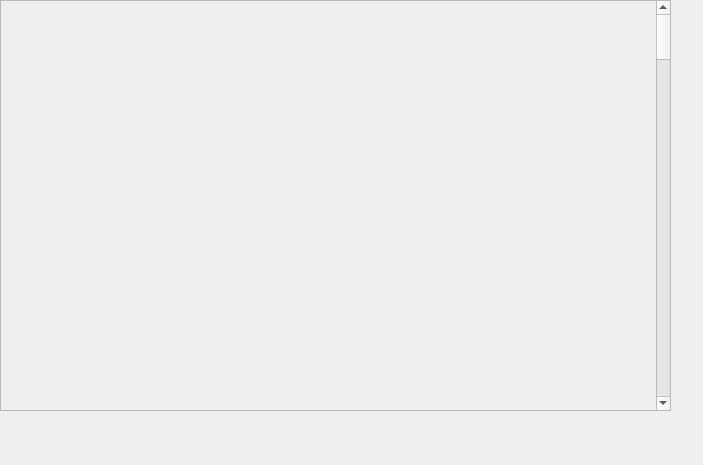
<?xml version="1.0" encoding="UTF-8"?>
<ui version="4.0">
 <class>Form</class>
 <widget class="QWidget" name="Form">
  <property name="geometry">
   <rect>
    <x>0</x>
    <y>0</y>
    <width>703</width>
    <height>465</height>
   </rect>
  </property>
  <property name="windowTitle">
   <string>Form</string>
  </property>
  <widget class="QScrollArea" name="scrollArea_2">
   <property name="geometry">
    <rect>
     <x>0</x>
     <y>0</y>
     <width>671</width>
     <height>411</height>
    </rect>
   </property>
   <property name="styleSheet">
    <string notr="true"/>
   </property>
   <property name="widgetResizable">
    <bool>true</bool>
   </property>
   <widget class="QWidget" name="scrollAreaWidgetContents_2">
    <property name="geometry">
     <rect>
      <x>0</x>
      <y>0</y>
      <width>651</width>
      <height>3500</height>
     </rect>
    </property>
    <property name="minimumSize">
     <size>
      <width>0</width>
      <height>3500</height>
     </size>
    </property>
    <property name="maximumSize">
     <size>
      <width>16777215</width>
      <height>16777215</height>
     </size>
    </property>
    <widget class="QWidget" name="verticalLayoutWidget_3">
     <property name="geometry">
      <rect>
       <x>0</x>
       <y>0</y>
       <width>661</width>
       <height>3500</height>
      </rect>
     </property>
     <layout class="QVBoxLayout" name="verticalLayout_3">
      <property name="spacing">
       <number>6</number>
      </property>
      <item>
       <widget class="caInclude" name="cainclude_17">
        <property name="minimumSize">
         <size>
          <width>0</width>
          <height>0</height>
         </size>
        </property>
        <property name="macro">
         <string notr="true">SYS=$(SYS),DEVICE=$(DEVICE),ID=0</string>
        </property>
        <property name="filename" stdset="0">
         <string notr="true">G_EVR_pulser_vert.ui</string>
        </property>
       </widget>
      </item>
      <item>
       <widget class="caInclude" name="cainclude_18">
        <property name="macro">
         <string notr="true">SYS=$(SYS),DEVICE=$(DEVICE),ID=1</string>
        </property>
        <property name="filename" stdset="0">
         <string notr="true">G_EVR_pulser_vert.ui</string>
        </property>
       </widget>
      </item>
      <item>
       <widget class="caInclude" name="cainclude_19">
        <property name="macro">
         <string notr="true">SYS=$(SYS),DEVICE=$(DEVICE),ID=2</string>
        </property>
        <property name="filename" stdset="0">
         <string notr="true">G_EVR_pulser_vert.ui</string>
        </property>
       </widget>
      </item>
      <item>
       <widget class="caInclude" name="cainclude_20">
        <property name="macro">
         <string notr="true">SYS=$(SYS),DEVICE=$(DEVICE),ID=3</string>
        </property>
        <property name="filename" stdset="0">
         <string notr="true">G_EVR_pulser_vert.ui</string>
        </property>
       </widget>
      </item>
      <item>
       <widget class="caInclude" name="cainclude_21">
        <property name="macro">
         <string notr="true">SYS=$(SYS),DEVICE=$(DEVICE),ID=4</string>
        </property>
        <property name="filename" stdset="0">
         <string notr="true">G_EVR_pulser_vert.ui</string>
        </property>
       </widget>
      </item>
      <item>
       <widget class="caInclude" name="cainclude_292">
        <property name="macro">
         <string notr="true">SYS=$(SYS),DEVICE=$(DEVICE),ID=5</string>
        </property>
        <property name="filename" stdset="0">
         <string notr="true">G_EVR_pulser_vert.ui</string>
        </property>
       </widget>
      </item>
      <item>
       <widget class="caInclude" name="cainclude_549">
        <property name="macro">
         <string notr="true">SYS=$(SYS),DEVICE=$(DEVICE),ID=6</string>
        </property>
        <property name="filename" stdset="0">
         <string notr="true">G_EVR_pulser_vert.ui</string>
        </property>
       </widget>
      </item>
      <item>
       <widget class="caInclude" name="cainclude_550">
        <property name="macro">
         <string notr="true">SYS=$(SYS),DEVICE=$(DEVICE),ID=7</string>
        </property>
        <property name="filename" stdset="0">
         <string notr="true">G_EVR_pulser_vert.ui</string>
        </property>
       </widget>
      </item>
      <item>
       <widget class="caInclude" name="cainclude_551">
        <property name="macro">
         <string notr="true">SYS=$(SYS),DEVICE=$(DEVICE),ID=8</string>
        </property>
        <property name="filename" stdset="0">
         <string notr="true">G_EVR_pulser_vert.ui</string>
        </property>
       </widget>
      </item>
      <item>
       <widget class="caInclude" name="cainclude_552">
        <property name="macro">
         <string notr="true">SYS=$(SYS),DEVICE=$(DEVICE),ID=9</string>
        </property>
        <property name="filename" stdset="0">
         <string notr="true">G_EVR_pulser_vert.ui</string>
        </property>
       </widget>
      </item>
      <item>
       <widget class="caInclude" name="cainclude_553">
        <property name="macro">
         <string notr="true">SYS=$(SYS),DEVICE=$(DEVICE),ID=10</string>
        </property>
        <property name="filename" stdset="0">
         <string notr="true">G_EVR_pulser_vert.ui</string>
        </property>
       </widget>
      </item>
      <item>
       <widget class="caInclude" name="cainclude_554">
        <property name="macro">
         <string notr="true">SYS=$(SYS),DEVICE=$(DEVICE),ID=11</string>
        </property>
        <property name="filename" stdset="0">
         <string notr="true">G_EVR_pulser_vert.ui</string>
        </property>
       </widget>
      </item>
      <item>
       <widget class="caInclude" name="cainclude_555">
        <property name="macro">
         <string notr="true">SYS=$(SYS),DEVICE=$(DEVICE),ID=12</string>
        </property>
        <property name="filename" stdset="0">
         <string notr="true">G_EVR_pulser_vert.ui</string>
        </property>
       </widget>
      </item>
      <item>
       <widget class="caInclude" name="cainclude_556">
        <property name="macro">
         <string notr="true">SYS=$(SYS),DEVICE=$(DEVICE),ID=13</string>
        </property>
        <property name="filename" stdset="0">
         <string notr="true">G_EVR_pulser_vert.ui</string>
        </property>
       </widget>
      </item>
      <item>
       <widget class="caInclude" name="cainclude_557">
        <property name="macro">
         <string notr="true">SYS=$(SYS),DEVICE=$(DEVICE),ID=14</string>
        </property>
        <property name="filename" stdset="0">
         <string notr="true">G_EVR_pulser_vert.ui</string>
        </property>
       </widget>
      </item>
      <item>
       <widget class="caInclude" name="cainclude_558">
        <property name="macro">
         <string notr="true">SYS=$(SYS),DEVICE=$(DEVICE),ID=15</string>
        </property>
        <property name="filename" stdset="0">
         <string notr="true">G_EVR_pulser_vert.ui</string>
        </property>
       </widget>
      </item>
     </layout>
    </widget>
   </widget>
  </widget>
 </widget>
 <customwidgets>
  <customwidget>
   <class>caInclude</class>
   <extends>QWidget</extends>
   <header>caInclude</header>
  </customwidget>
 </customwidgets>
 <resources/>
 <connections/>
</ui>
